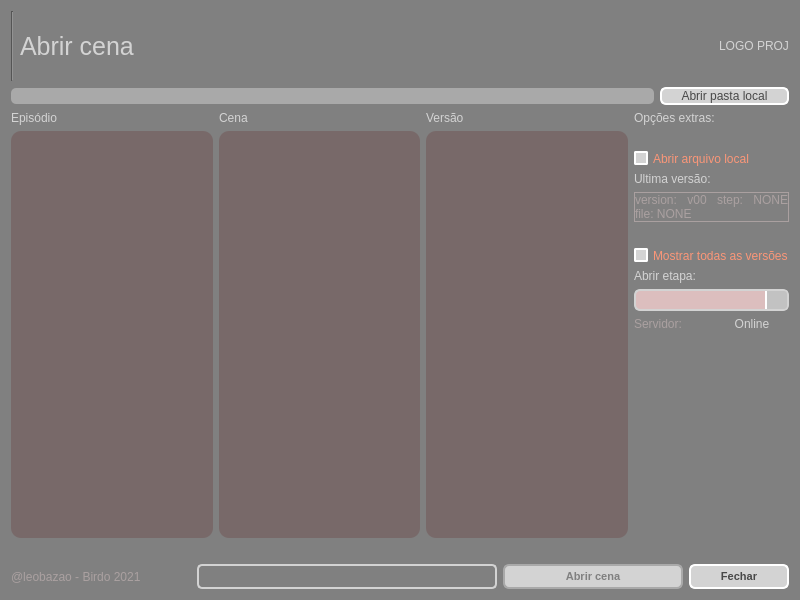
<?xml version="1.0" encoding="UTF-8"?>
<ui version="4.0">
 <class>Form</class>
 <widget class="QWidget" name="Form">
  <property name="geometry">
   <rect>
    <x>0</x>
    <y>0</y>
    <width>800</width>
    <height>600</height>
   </rect>
  </property>
  <property name="windowTitle">
   <string>Form</string>
  </property>
  <property name="styleSheet">
   <string notr="true">QLabel {
	color: lightgray;
}

QLabel:disabled{
	color: rgb(170, 160, 160);
}

QWidget{
	background-color: gray;
}

QGroupBox {
	color: lightgray;
	border: 2px solid lightgray;
}

QScrollBar::handle {
	border-radius: 5px;
 	border: 2px solid lightgray;
	background-color: gray;
}

QScrollBar::add-page{ 
	border: none;
    background-color: rgb(86, 86, 86);
}

QScrollBar::sub-page {
    background-color: rgb(86, 86, 86);
	border: none;
}

QScrollBar::add-line {
    border: none;
    background-color: rgb(86, 86, 86);
}

QScrollBar::sub-line {
    border: none;
    background-color: rgb(86, 86, 86);
}

QScrollBar:arrow{
	border: none;
	background: none;
	color: none;
}

QListWidget:disabled {
    color: rgb(250, 150, 120);
    background-color: rgb(120, 105, 105);
}

QListWidget {
    color: lightgray;
    background-color: rgb(86, 86, 86);
	border-radius: 10px;
	padding: 5px;
}

QListWidget::item:hover {
	color: rgb(80, 64, 44);
    background: #05B8CC;
    border: white;
}

QListWidget::item:selected {
	color: rgb(80, 25, 44);
	border: none;
	background-color: rgb(79, 255, 52);
}

QListWidget::item:selected:active{
	color: rgb(80, 64, 44);
    background-color: rgb(187, 240, 255);
	border: gray;
	padding-left: 5px;
}

QListWidget::item:selected:!active {
    background: rgb(91, 174, 181);
	border: none;
}

QCheckBox {
	color: white;
    spacing: 5px;
}

QCheckBox::indicator:unchecked {
    border: 2px solid white;
	border-radius: 2px;
	background-color: lightgray;
}

QCheckBox::indicator:checked {
    border: 2px solid lightgray;
	border-radius: 1px;
	background-color: rgb(68, 68, 68);
}

QCheckBox:disabled{
	color: rgb(250, 150, 120);
}

QCheckBox::indicator:checked:disabled {
    color: rgb(250, 90, 120);
	background-color: rgb(250, 200, 200);
	border-color: rgb(255, 230, 220);
}

QLineEdit {
	color: rgb(64, 64, 64);
	background-color: darkgray;
	border-radius: 5px;
}
</string>
  </property>
  <layout class="QGridLayout" name="gridLayout_2">
   <item row="2" column="0">
    <layout class="QGridLayout" name="gridLayout" columnstretch="0,0,0">
     <item row="1" column="2">
      <widget class="QListWidget" name="listVersions">
       <property name="enabled">
        <bool>false</bool>
       </property>
       <property name="toolTip">
        <string>&lt;html&gt;&lt;head/&gt;&lt;body&gt;&lt;p&gt;Escolha a versao da cena&lt;/p&gt;&lt;/body&gt;&lt;/html&gt;</string>
       </property>
      </widget>
     </item>
     <item row="0" column="1">
      <widget class="QLabel" name="label_3">
       <property name="text">
        <string>Cena</string>
       </property>
      </widget>
     </item>
     <item row="0" column="0">
      <widget class="QLabel" name="label_2">
       <property name="text">
        <string>Episódio</string>
       </property>
      </widget>
     </item>
     <item row="0" column="2">
      <widget class="QLabel" name="label_4">
       <property name="text">
        <string>Versão</string>
       </property>
      </widget>
     </item>
     <item row="1" column="0">
      <widget class="QListWidget" name="listEpisodes">
       <property name="enabled">
        <bool>false</bool>
       </property>
       <property name="toolTip">
        <string>&lt;html&gt;&lt;head/&gt;&lt;body&gt;&lt;p&gt;Escolha um episodio.&lt;/p&gt;&lt;/body&gt;&lt;/html&gt;</string>
       </property>
      </widget>
     </item>
     <item row="1" column="1">
      <widget class="QListWidget" name="listScenes">
       <property name="enabled">
        <bool>false</bool>
       </property>
       <property name="toolTip">
        <string>&lt;html&gt;&lt;head/&gt;&lt;body&gt;&lt;p&gt;Escolha uma cena&lt;/p&gt;&lt;/body&gt;&lt;/html&gt;</string>
       </property>
      </widget>
     </item>
     <item row="2" column="0">
      <spacer name="horizontalSpacer_3">
       <property name="orientation">
        <enum>Qt::Horizontal</enum>
       </property>
       <property name="sizeHint" stdset="0">
        <size>
         <width>40</width>
         <height>20</height>
        </size>
       </property>
      </spacer>
     </item>
    </layout>
   </item>
   <item row="2" column="1">
    <layout class="QVBoxLayout" name="verticalLayout">
     <item>
      <widget class="QLabel" name="label">
       <property name="text">
        <string>Opções extras:</string>
       </property>
      </widget>
     </item>
     <item>
      <spacer name="horizontalSpacer_4">
       <property name="orientation">
        <enum>Qt::Horizontal</enum>
       </property>
       <property name="sizeHint" stdset="0">
        <size>
         <width>40</width>
         <height>20</height>
        </size>
       </property>
      </spacer>
     </item>
     <item>
      <widget class="QCheckBox" name="checkBox_open_local">
       <property name="enabled">
        <bool>false</bool>
       </property>
       <property name="toolTip">
        <string>&lt;html&gt;&lt;head/&gt;&lt;body&gt;&lt;p&gt;Forca abrir a cena local, caso vc queira abrir a versao dessa cena local&lt;/p&gt;&lt;/body&gt;&lt;/html&gt;</string>
       </property>
       <property name="styleSheet">
        <string notr="true"/>
       </property>
       <property name="text">
        <string>Abrir arquivo local</string>
       </property>
      </widget>
     </item>
     <item>
      <widget class="QLabel" name="label_7">
       <property name="text">
        <string>Ultima versão:</string>
       </property>
      </widget>
     </item>
     <item>
      <widget class="QLabel" name="label_info">
       <property name="enabled">
        <bool>false</bool>
       </property>
       <property name="minimumSize">
        <size>
         <width>100</width>
         <height>0</height>
        </size>
       </property>
       <property name="toolTip">
        <string>&lt;html&gt;&lt;head/&gt;&lt;body&gt;&lt;p&gt;Informacoes sobre a versao mais recente do shot selecionado. &lt;/p&gt;&lt;p&gt;step: se esta no SETUP, na animacao (ANIM) ou se ainda nao foi criado (ANIMATIC)&lt;/p&gt;&lt;p&gt;file: origem do arquivo. Se esta local ou no server&lt;/p&gt;&lt;/body&gt;&lt;/html&gt;</string>
       </property>
       <property name="frameShape">
        <enum>QFrame::Box</enum>
       </property>
       <property name="text">
        <string>&lt;html&gt;&lt;head/&gt;&lt;body&gt;&lt;p&gt;version: v00&lt;/p&gt;&lt;p&gt;step: NONE&lt;/p&gt;&lt;p&gt;file: NONE&lt;/p&gt;&lt;/body&gt;&lt;/html&gt;</string>
       </property>
       <property name="alignment">
        <set>Qt::AlignJustify|Qt::AlignVCenter</set>
       </property>
       <property name="wordWrap">
        <bool>true</bool>
       </property>
       <property name="margin">
        <number>5</number>
       </property>
      </widget>
     </item>
     <item>
      <spacer name="horizontalSpacer_5">
       <property name="orientation">
        <enum>Qt::Horizontal</enum>
       </property>
       <property name="sizeHint" stdset="0">
        <size>
         <width>40</width>
         <height>20</height>
        </size>
       </property>
      </spacer>
     </item>
     <item>
      <widget class="QCheckBox" name="checkBox_all_versions">
       <property name="enabled">
        <bool>false</bool>
       </property>
       <property name="toolTip">
        <string>&lt;html&gt;&lt;head/&gt;&lt;body&gt;&lt;p&gt;Marque para ver todas as versoes da cena selecionada, e nao somente a ultima versao.&lt;/p&gt;&lt;/body&gt;&lt;/html&gt;</string>
       </property>
       <property name="text">
        <string>Mostrar todas as versões</string>
       </property>
       <property name="checked">
        <bool>false</bool>
       </property>
      </widget>
     </item>
     <item>
      <widget class="QLabel" name="label_8">
       <property name="text">
        <string>Abrir etapa:</string>
       </property>
      </widget>
     </item>
     <item>
      <widget class="QComboBox" name="comboStep">
       <property name="enabled">
        <bool>false</bool>
       </property>
       <property name="toolTip">
        <string>&lt;html&gt;&lt;head/&gt;&lt;body&gt;&lt;p&gt;Escolha o Step que deseja abrir a cena. &lt;/p&gt;&lt;p&gt;OBS: O padrao para seu perfil de usuario ja vem definido como default. Somente mude se pretende abrir uma cena de outro STEP.&lt;/p&gt;&lt;/body&gt;&lt;/html&gt;</string>
       </property>
       <property name="styleSheet">
        <string notr="true">QComboBox {
	color: black;
    border: 2px solid white;
    border-radius: 6px;
    padding: 1px 18px 1px 3px;
    min-width: 6em;
}

QComboBox:!editable, QComboBox::drop-down:editable {
     background: lightgray;
}

QComboBox:on { /* shift the text when the popup opens */
    padding-top: 3px;
    padding-left: 4px;
}

QComboBox::drop-down {
    width: 20px;
	background-color: rgb(194, 194, 194);
    border-left-width: 2px;
    border-left-color: white;
    border-left-style: solid; /* just a single line */
    border-top-right-radius: 3px; /* same radius as the QComboBox */
    border-bottom-right-radius: 3px;
}

QComboBox:hover{
    border: 2px solid #05B8CC;
    color: gray;
}

QComboBox QAbstractItemView{
    border: 2px solid white;
	border-radius: 10px;
    color: gray;
	background-color: lightgray;
    selection-background-color: #05B8CC;
	selection-color: white;
	padding: 3px 3px ;
}

QComboBox:disabled{
	color: rgb(250, 150, 120);
	background-color: rgb(220, 190, 190);
    border-color: lightgray;
}</string>
       </property>
      </widget>
     </item>
     <item>
      <layout class="QHBoxLayout" name="horizontalLayout_3">
       <item>
        <widget class="QLabel" name="label_6">
         <property name="enabled">
          <bool>false</bool>
         </property>
         <property name="text">
          <string>Servidor:</string>
         </property>
        </widget>
       </item>
       <item>
        <widget class="QLabel" name="status_server">
         <property name="styleSheet">
          <string notr="true"/>
         </property>
         <property name="text">
          <string>Online</string>
         </property>
         <property name="alignment">
          <set>Qt::AlignCenter</set>
         </property>
        </widget>
       </item>
      </layout>
     </item>
     <item>
      <spacer name="verticalSpacer">
       <property name="orientation">
        <enum>Qt::Vertical</enum>
       </property>
       <property name="sizeHint" stdset="0">
        <size>
         <width>20</width>
         <height>40</height>
        </size>
       </property>
      </spacer>
     </item>
    </layout>
   </item>
   <item row="3" column="0" colspan="2">
    <layout class="QHBoxLayout" name="horizontalLayout">
     <item>
      <widget class="QLabel" name="label_5">
       <property name="enabled">
        <bool>false</bool>
       </property>
       <property name="sizePolicy">
        <sizepolicy hsizetype="Minimum" vsizetype="Fixed">
         <horstretch>0</horstretch>
         <verstretch>0</verstretch>
        </sizepolicy>
       </property>
       <property name="maximumSize">
        <size>
         <width>16777215</width>
         <height>25</height>
        </size>
       </property>
       <property name="text">
        <string>@leobazao - Birdo 2021</string>
       </property>
      </widget>
     </item>
     <item>
      <widget class="QProgressBar" name="progress_bar">
       <property name="enabled">
        <bool>false</bool>
       </property>
       <property name="sizePolicy">
        <sizepolicy hsizetype="Fixed" vsizetype="Fixed">
         <horstretch>0</horstretch>
         <verstretch>0</verstretch>
        </sizepolicy>
       </property>
       <property name="minimumSize">
        <size>
         <width>300</width>
         <height>20</height>
        </size>
       </property>
       <property name="maximumSize">
        <size>
         <width>400</width>
         <height>25</height>
        </size>
       </property>
       <property name="styleSheet">
        <string notr="true">QProgressBar {
	color: lightgray;
	padding: 2 2px;
	border: 2px solid lightgray;
	border-radius: 5px;
}

QProgressBar::chunk {
 background-color: #05B8CC;
 width: 20px;
}</string>
       </property>
       <property name="value">
        <number>0</number>
       </property>
       <property name="alignment">
        <set>Qt::AlignCenter</set>
       </property>
       <property name="format">
        <string/>
       </property>
      </widget>
     </item>
     <item>
      <widget class="QPushButton" name="open_button">
       <property name="enabled">
        <bool>false</bool>
       </property>
       <property name="sizePolicy">
        <sizepolicy hsizetype="Minimum" vsizetype="Fixed">
         <horstretch>0</horstretch>
         <verstretch>0</verstretch>
        </sizepolicy>
       </property>
       <property name="minimumSize">
        <size>
         <width>84</width>
         <height>20</height>
        </size>
       </property>
       <property name="maximumSize">
        <size>
         <width>16777215</width>
         <height>25</height>
        </size>
       </property>
       <property name="font">
        <font>
         <pointsize>8</pointsize>
         <weight>75</weight>
         <bold>true</bold>
        </font>
       </property>
       <property name="toolTip">
        <string>&lt;html&gt;&lt;head/&gt;&lt;body&gt;&lt;p&gt;Abre a versao da cena selecionada.&lt;/p&gt;&lt;/body&gt;&lt;/html&gt;</string>
       </property>
       <property name="styleSheet">
        <string notr="true">QPushButton {
	color: rgb(72, 72, 72);
    border: 2px solid white;
    border-radius: 6px;
	background-color: lightgray;
    min-width: 80px;
}

QPushButton:pressed {
	color: white;
	border-color: white;
    background-color: #05B8CC;
}

QPushButton:flat {
    border: none; /* no border for a flat push button */
}

QPushButton:default {
    border-color: navy; /* make the default button prominent */
}

QPushButton:hover{
    border: 2px solid #05B8CC;
    color: black;
}

QPushButton::disabled {
	border-color: darkgray;
	color: gray;
}</string>
       </property>
       <property name="text">
        <string>Abrir cena</string>
       </property>
      </widget>
     </item>
     <item>
      <widget class="QPushButton" name="cancel_button">
       <property name="sizePolicy">
        <sizepolicy hsizetype="Fixed" vsizetype="Fixed">
         <horstretch>0</horstretch>
         <verstretch>0</verstretch>
        </sizepolicy>
       </property>
       <property name="minimumSize">
        <size>
         <width>84</width>
         <height>20</height>
        </size>
       </property>
       <property name="maximumSize">
        <size>
         <width>100</width>
         <height>25</height>
        </size>
       </property>
       <property name="font">
        <font>
         <pointsize>8</pointsize>
         <weight>75</weight>
         <bold>true</bold>
        </font>
       </property>
       <property name="toolTip">
        <string>&lt;html&gt;&lt;head/&gt;&lt;body&gt;&lt;p&gt;Cancela e fecha interface.&lt;/p&gt;&lt;/body&gt;&lt;/html&gt;</string>
       </property>
       <property name="styleSheet">
        <string notr="true">QPushButton {
	color: rgb(72, 72, 72);
    border: 2px solid white;
    border-radius: 6px;
	background-color: lightgray;
    min-width: 80px;
}

QPushButton:pressed {
	color: red;
    background-color: rgb(255, 196, 197);
}

QPushButton:flat {
    border: none; /* no border for a flat push button */
}

QPushButton:default {
    border-color: navy; /* make the default button prominent */
}

QPushButton:hover{
    border: 2px solid #05B8CC;
    color: black;
}</string>
       </property>
       <property name="text">
        <string>Fechar</string>
       </property>
      </widget>
     </item>
    </layout>
   </item>
   <item row="1" column="0" colspan="2">
    <layout class="QHBoxLayout" name="horizontalLayout_4" stretch="5,1">
     <item>
      <widget class="QLineEdit" name="explorer_path">
       <property name="text">
        <string/>
       </property>
       <property name="readOnly">
        <bool>true</bool>
       </property>
      </widget>
     </item>
     <item>
      <widget class="QPushButton" name="explorer_btn">
       <property name="styleSheet">
        <string notr="true">QPushButton {
	color: rgb(72, 72, 72);
    border: 2px solid white;
    border-radius: 6px;
	background-color: lightgray;
    min-width: 80px;
}

QPushButton:pressed {
	color: white;
	border-color: white;
    background-color: #05B8CC;
}

QPushButton:flat {
    border: none; /* no border for a flat push button */
}

QPushButton:default {
    border-color: navy; /* make the default button prominent */
}

QPushButton:hover{
    border: 2px solid #05B8CC;
    color: black;
}

QPushButton::disabled {
	border-color: darkgray;
	color: gray;
}</string>
       </property>
       <property name="text">
        <string>Abrir pasta local</string>
       </property>
      </widget>
     </item>
    </layout>
   </item>
   <item row="0" column="0" colspan="2">
    <layout class="QHBoxLayout" name="horizontalLayout_2" stretch="1,1,1,1">
     <item>
      <widget class="Line" name="line">
       <property name="orientation">
        <enum>Qt::Vertical</enum>
       </property>
      </widget>
     </item>
     <item>
      <widget class="QLabel" name="title">
       <property name="font">
        <font>
         <pointsize>19</pointsize>
        </font>
       </property>
       <property name="text">
        <string>Abrir cena</string>
       </property>
      </widget>
     </item>
     <item>
      <spacer name="horizontalSpacer">
       <property name="orientation">
        <enum>Qt::Horizontal</enum>
       </property>
       <property name="sizeHint" stdset="0">
        <size>
         <width>40</width>
         <height>20</height>
        </size>
       </property>
      </spacer>
     </item>
     <item>
      <widget class="QLabel" name="logoProj">
       <property name="sizePolicy">
        <sizepolicy hsizetype="Fixed" vsizetype="Fixed">
         <horstretch>0</horstretch>
         <verstretch>0</verstretch>
        </sizepolicy>
       </property>
       <property name="minimumSize">
        <size>
         <width>70</width>
         <height>70</height>
        </size>
       </property>
       <property name="maximumSize">
        <size>
         <width>70</width>
         <height>70</height>
        </size>
       </property>
       <property name="text">
        <string>LOGO PROJ</string>
       </property>
       <property name="scaledContents">
        <bool>true</bool>
       </property>
       <property name="alignment">
        <set>Qt::AlignCenter</set>
       </property>
      </widget>
     </item>
    </layout>
   </item>
  </layout>
 </widget>
 <resources/>
 <connections/>
</ui>
